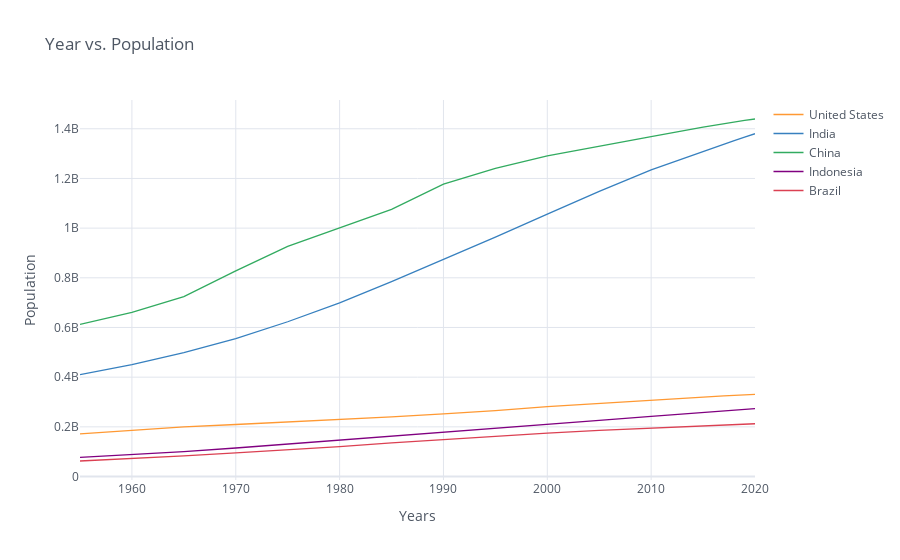

The notebook cell saved with this chart:
### Markdown cell above
# 1. Lineplot

### Code cell
df_population.iplot(kind='line',xTitle='Years', yTitle='Population',
                   title='Year vs. Population')

### Figure 1 — Plotly figure (JSON) as saved in the notebook; plotly's stock layout.template omitted (floating-point values rounded to 4 significant figures)
{"data": [{"line": {"color": "rgba(255, 153, 51, 1.0)", "dash": "solid", "shape": "linear", "width": 1.3}, "mode": "lines", "name": "United States", "text": "", "type": "scatter", "x": [1955, 1960, 1965, 1970, 1975, 1980, 1985, 1990, 1995, 2000, 2005, 2010, 2015, 2016, 2017, 2018, 2019, 2020], "y": [171685336, 186720571, 199733676, 209513341, 219081251, 229476354, 240499825, 252120309, 265163745, 281710909, 294993511, 309011475, 320878310, 323015995, 325084756, 327096265, 329064917, 331002651]}, {"line": {"color": "rgba(55, 128, 191, 1.0)", "dash": "solid", "shape": "linear", "width": 1.3}, "mode": "lines", "name": "India", "text": "", "type": "scatter", "x": [1955, 1960, 1965, 1970, 1975, 1980, 1985, 1990, 1995, 2000, 2005, 2010, 2015, 2016, 2017, 2018, 2019, 2020], "y": [409880595, 450547679, 499123324, 555189792, 623102897, 698952844, 784360008, 873277798, 963922588, 1056575549, 1147609927, 1234281170, 1310152403, 1324517249, 1338676785, 1352642280, 1366417754, 1380004385]}, {"line": {"color": "rgba(50, 171, 96, 1.0)", "dash": "solid", "shape": "linear", "width": 1.3}, "mode": "lines", "name": "China", "text": "", "type": "scatter", "x": [1955, 1960, 1965, 1970, 1975, 1980, 1985, 1990, 1995, 2000, 2005, 2010, 2015, 2016, 2017, 2018, 2019, 2020], "y": [612241554, 660408056, 724218968, 827601394, 926240885, 1000089235, 1075589361, 1176883674, 1240920535, 1290550765, 1330776380, 1368810615, 1406847870, 1414049351, 1421021791, 1427647786, 1433783686, 1439323776]}, {"line": {"color": "rgba(128, 0, 128, 1.0)", "dash": "solid", "shape": "linear", "width": 1.3}, "mode": "lines", "name": "Indonesia", "text": "", "type": "scatter", "x": [1955, 1960, 1965, 1970, 1975, 1980, 1985, 1990, 1995, 2000, 2005, 2010, 2015, 2016, 2017, 2018, 2019, 2020], "y": [77273425, 87751068, 100267062, 114793178, 130680727, 147447836, 164982451, 181413402, 196934260, 211513823, 226289470, 241834215, 258383256, 261556381, 264650963, 267670543, 270625568, 273523615]}, {"line": {"color": "rgba(219, 64, 82, 1.0)", "dash": "solid", "shape": "linear", "width": 1.3}, "mode": "lines", "name": "Brazil", "text": "", "type": "scatter", "x": [1955, 1960, 1965, 1970, 1975, 1980, 1985, 1990, 1995, 2000, 2005, 2010, 2015, 2016, 2017, 2018, 2019, 2020], "y": [62533919, 72179226, 83373530, 95113265, 107216205, 120694009, 135274080, 149003223, 162019896, 174790340, 186127103, 195713635, 204471769, 206163053, 207833823, 209469323, 211049527, 212559417]}], "layout": {"legend": {"bgcolor": "#FFFFFF", "font": {"color": "#4D5663"}}, "paper_bgcolor": "#FFFFFF", "plot_bgcolor": "#FFFFFF", "title": {"font": {"color": "#4D5663"}, "text": "Year vs. Population"}, "xaxis": {"gridcolor": "#E1E5ED", "showgrid": true, "tickfont": {"color": "#4D5663"}, "title": {"font": {"color": "#4D5663"}, "text": "Years"}, "zerolinecolor": "#E1E5ED"}, "yaxis": {"gridcolor": "#E1E5ED", "showgrid": true, "tickfont": {"color": "#4D5663"}, "title": {"font": {"color": "#4D5663"}, "text": "Population"}, "zerolinecolor": "#E1E5ED"}}}
